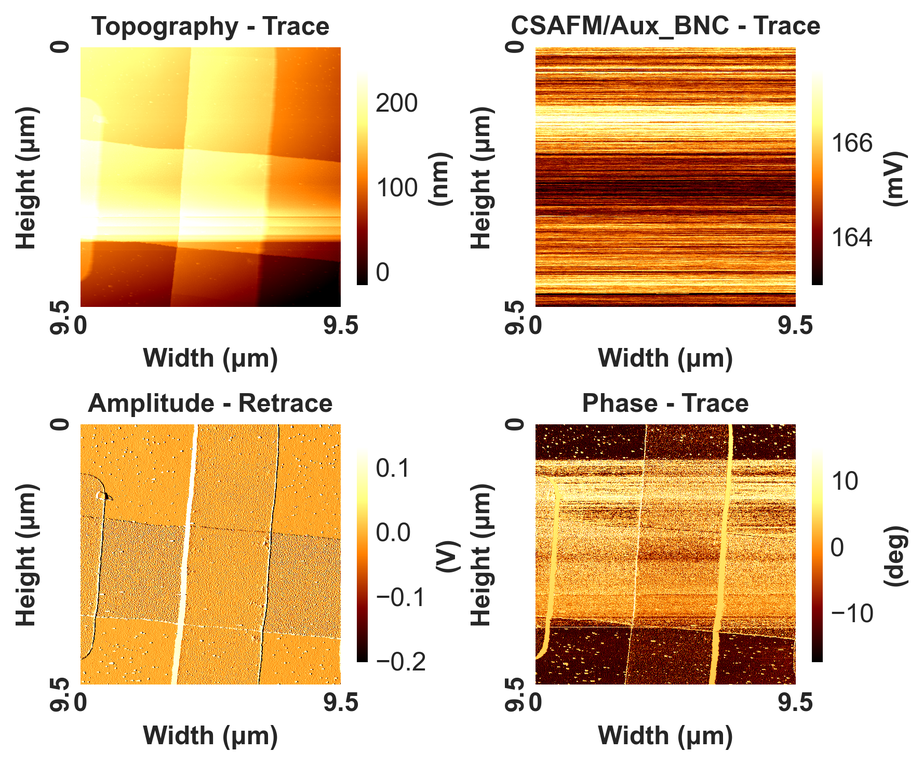
#> input picture test.png, 923 x 765 px, shrunk from 1777 x 1473 before the run; its folder holds only this picture in this run
$ python -i AFM_Tools.py   (imports and definitions only)
#> lines starting #> are read from the running program, lines starting #| are printed output that depends on the picture

import numpy as np
import matplotlib.pyplot as plt
from glob import glob
from enum import Enum
import  struct
import os
from array import array
from scipy.stats import trim_mean
from scipy.optimize import minimize
from sklearn.mixture import GaussianMixture
from matplotlib.colors import Normalize
from skimage.filters import threshold_multiotsu
from scipy import ndimage
from skimage.feature import canny
from sklearn.linear_model import RANSACRegressor
import pandas as pd
from skimage import filters, segmentation, color, measure
from matplotlib.pyplot import *
import matplotlib.patches as mpatches
from scipy import ndimage as ndi
from skimage.segmentation import watershed
from skimage.feature import peak_local_max
from scipy.spatial import distance
import re
from skimage.segmentation import mark_boundaries
from skimage.filters import threshold_otsu


large = 18
med = 18
small = 12
params = {'axes.titlesize': large,
          'legend.fontsize': med,
          'figure.figsize': (8, 6),
          'axes.labelsize': med,
          'axes.titlesize': med,
          'xtick.labelsize': med,
          'ytick.labelsize': med,
          'figure.titlesize': large}
# [2 lines not run here, left out]

class RegressionMethod(Enum):
    """
    Enum for regression methods.
    """
    LEAST_SQUARES = 'least_squares'
    ABSOLUTE_DEVIATION = 'absolute_deviation'
    RANSAC = 'ransac'

# [1154 lines left out: functions _trimmed_mean_flattening, trimmed_mean_of_difference_flattening, planeLevelFlattening, polynomialPlaneFlattening, medianFlattening, modusFlattening and 10 more, not called in this run]

class AFMFlatteningMethod(Enum):
    Median = 1
    MedianOfDifference = 2
    Modus = 3
    Matching = 4
    FacetLevelTilt = 5
    PolynomialLine = 6
    TrimmedMean = 7
    TrimmedMeanOfDifference = 8
    TerraceLine = 9
    PlaneLevel=10
    ThreePoint=11
    polynomialPlaneFlattening= 12
    TerracePlanes= 13

class AFMMaskGenerator(Enum):
    HighPoints = 1  # Remove regions that are too high
    StreakMask = 13  # Detect scan-direction streaks caused by persistent tip damage or contamination
    TrimmedMean = 3  # Mask the points that are well out of the normal from the image
    ParticleDetection = 4  # Find particles in the image and mask them
    Unsmoothable = 5  # Smooth image and remove the points that do not smooth well
    EdgeArtifacts = 7  # Remove or downweight edges where tip lift-off or overshoot occurs
    SpikeArtifacts = 10  # Mask single-pixel or very small clusters of anomalous height (z-spikes)
    LowPoints = 11  # Analogous to HighPoints but for unusually deep wells (e.g., pits or holes)
    SharpEdges = 12  # Mask sharp edges or features that are not smooth

class EdgeDetectionMethod(Enum):
    Sobel = 1
    Prewitt = 2
    Roberts = 3
    Canny =4

def AutoMask(image, method=AFMMaskGenerator.Unsmoothable, **kwargs):
    """
    Generate a mask for AFM image flattening using the specified method.
    Args:
        image (np.ndarray): 2D array of topography data
        method (AFMMaskGenerator): Method to use for generating the mask
        **kwargs: Additional parameters specific to the mask generation method
    Returns:
        np.ndarray: Boolean mask where 1 indicates good points to use for flattening
    """

    if 'img' in image:
        image = image['img']

    if method == AFMMaskGenerator.HighPoints:
        mask = highPointsMask(image, **kwargs)
    elif method == AFMMaskGenerator.StreakMask:
        mask = streakMask(image, **kwargs)
    elif method == AFMMaskGenerator.TrimmedMean:
        mask = trimmedMeanMask(image, **kwargs)
    elif method == AFMMaskGenerator.ParticleDetection:
        mask = particleDetectionMask(image, **kwargs)
    elif method == AFMMaskGenerator.Unsmoothable:
        mask = unsmoothableMask(image, **kwargs)
    elif method == AFMMaskGenerator.EdgeArtifacts:
        mask = edgeArtifactsMask(image, **kwargs)
    elif method == AFMMaskGenerator.SpikeArtifacts:
        mask = spikeArtifactsMask(image, **kwargs)
    elif method == AFMMaskGenerator.LowPoints:
        mask = lowPointsMask(image, **kwargs)
    elif method == AFMMaskGenerator.SharpEdges:
        mask = sharpEdgesMask(image, **kwargs)

    return mask

# [205 lines left out: functions sharpEdgesMask, highPointsMask, lowPointsMask, streakMask, trimmedMeanMask, particleDetectionMask, not called in this run]

def unsmoothableMask(image, filter_size=5, threshold_factor=2.0, **kwargs):
    """
    Generate a mask that excludes areas that don't smooth well (sharp features).

    Args:
        image (np.ndarray): 2D array of topography data
        filter_size (int): Size of smoothing filter
        threshold_factor (float): Factor to determine threshold for masking
        **kwargs: Additional parameters (unused)

    Returns:
        np.ndarray: Boolean mask where 1 indicates good points to use for flattening
    """
    # Apply Gaussian filter for smoothing
    smoothed = ndimage.gaussian_filter(image, sigma=filter_size/6)

    # Calculate absolute difference between original and smoothed
    diff = np.abs(image - smoothed)

    # Calculate threshold based on statistics of the difference
    threshold = np.mean(diff) + threshold_factor * np.std(diff)

    # Create mask
    mask = np.ones_like(image)
    mask[diff > threshold] = 0

    return mask

# [324 lines left out: functions edgeArtifactsMask, spikeArtifactsMask, terracePlaneFlattening, FlattenImage, not called in this run]

class EdgeDetectionMethod(Enum):
    Sobel = 1
    Prewitt = 2
    Roberts = 3
    Canny = 4

    import matplotlib.pyplot as plt

# [943 lines left out: functions _SinglePlot, analyze_segment, AnalyzeSegments, segment_afm_image_height, segment_afm_image, particle_analysis and 1 more, not called in this run]

>>> import cv2
>>> picture = cv2.imread('test.png', cv2.IMREAD_GRAYSCALE)
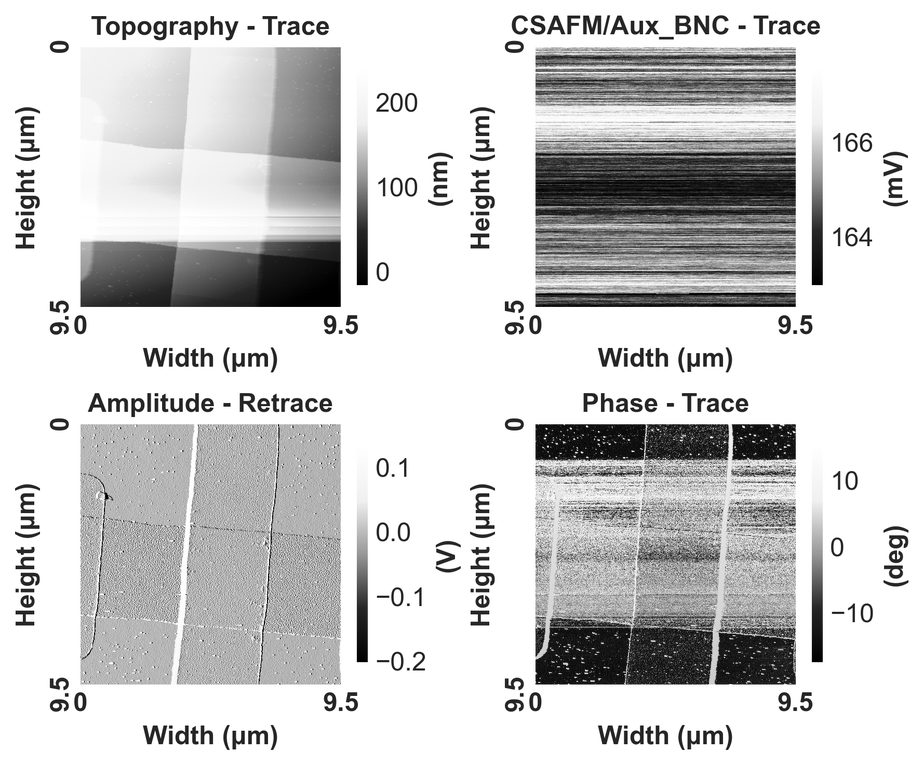
#> picture: shape (765, 923); min 0, max 255, mean 206.3
>>> result = AutoMask(picture)
#> in unsmoothableMask, `diff = np.abs(image - smoothed)`:
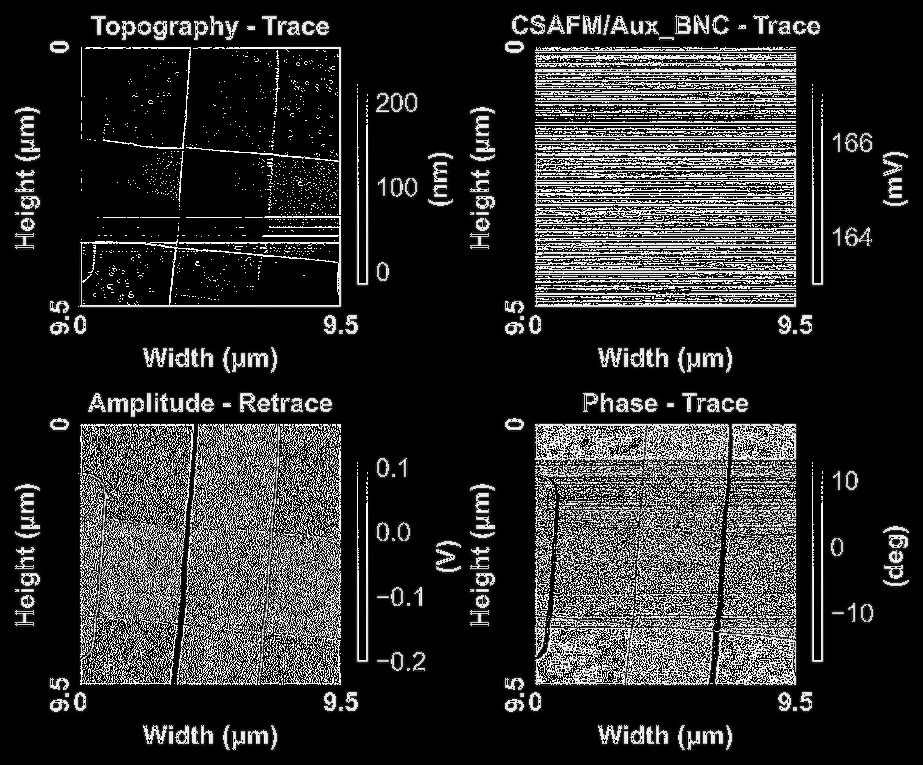
#> diff: shape (765, 923); min 0, max 255, mean 45.4
#> in unsmoothableMask, `threshold = np.mean(diff) + threshold_factor * np.std(diff)`: threshold = 225.1
#> in AutoMask, `mask = unsmoothableMask(image, **kwargs)`:
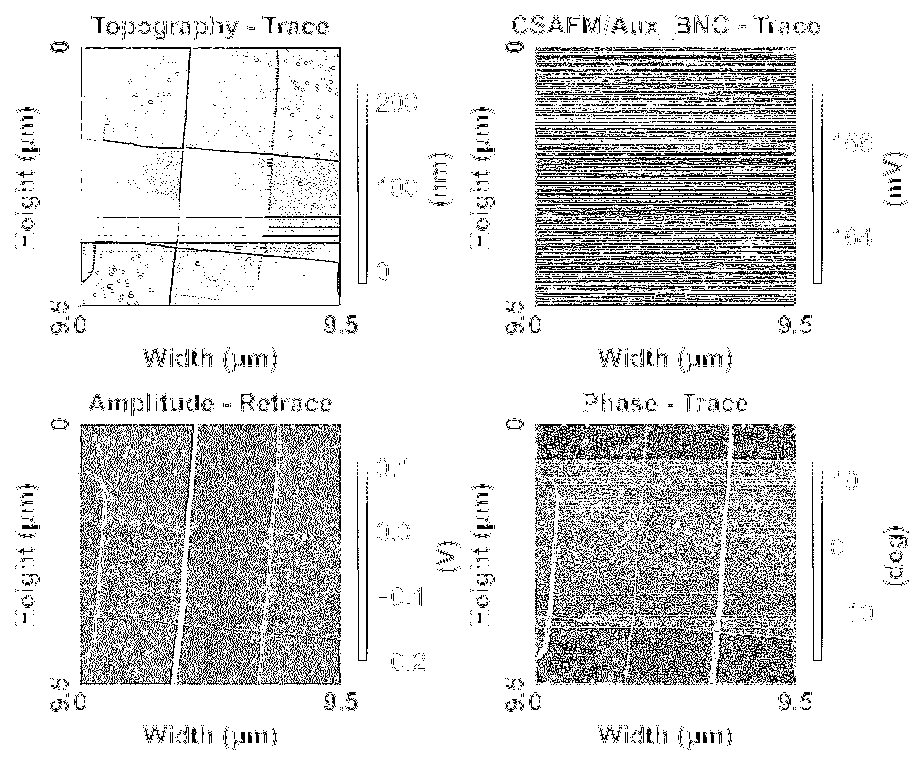
#> mask: shape (765, 923); values 0 (black) and 1 (white), 85.7% white; black in thin lines or dots
